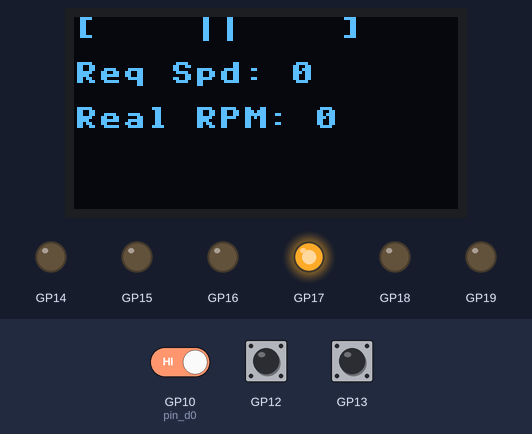
A program run on a simulated Raspberry Pi Pico running MicroPython. Shown: 128×64 one-colour display, output pins drawn as LEDs (lit = HIGH). Inputs (shaded band) come from the test bench; at power-on: GP13 LOW, GP12 LOW, GP10 (pin_d0) HIGH. Library files of the repository ran but are not shown: ssd1306.py; what the program prints to the serial console is not drawn.

Above: at 1.2 s.
1.3 s: GP13 pulled HIGH for 0.15 s
At 1.8 s:
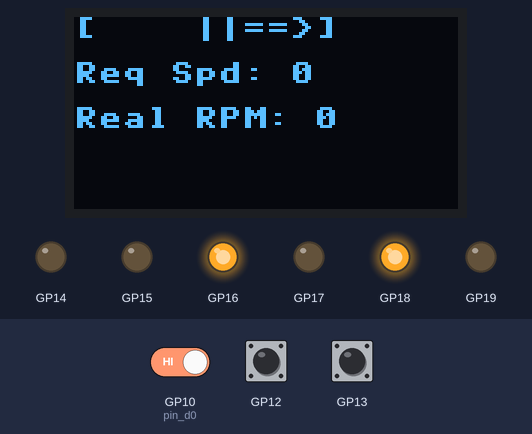
3.8 s: GP12 pulled HIGH for 0.15 s
At 4.6 s:
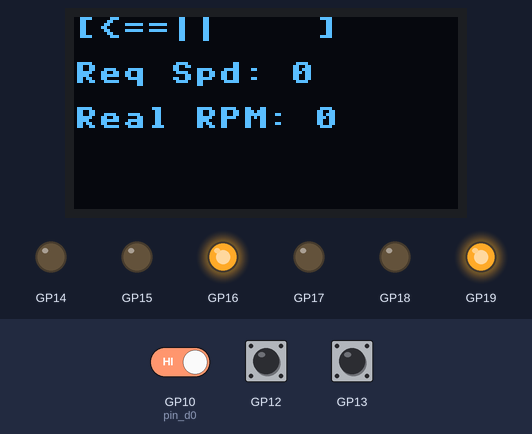
6.2 s: GP13 pulled HIGH for 1 s
At 6.29 s:
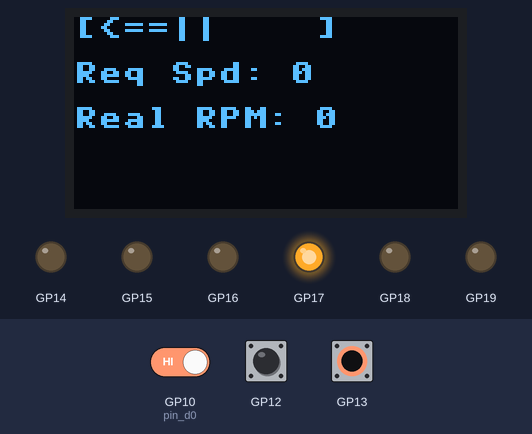
10.2 s: GP13 pulled HIGH for 0.15 s
At 10.32 s:
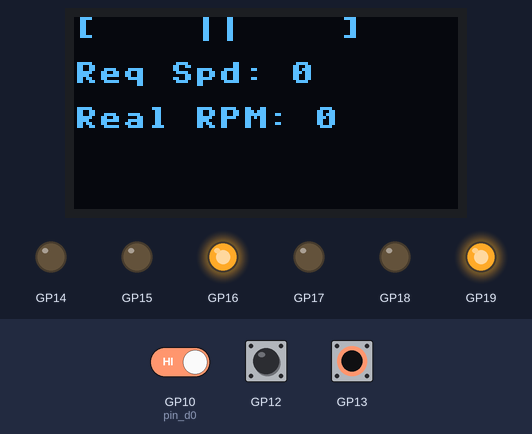
13.3 s: GP10 (pin_d0) driven LOW
At 13.54 s:
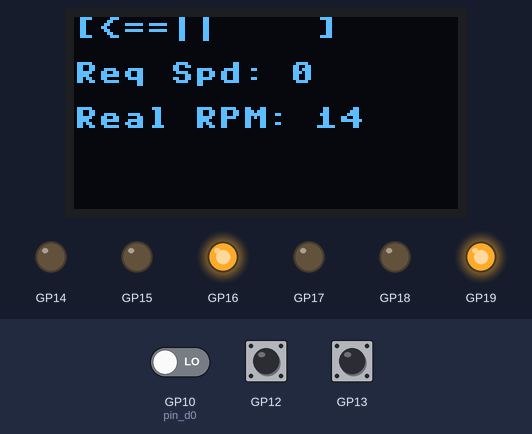
14.9 s: GP12 pulled HIGH for 1 s
At 14.97 s:
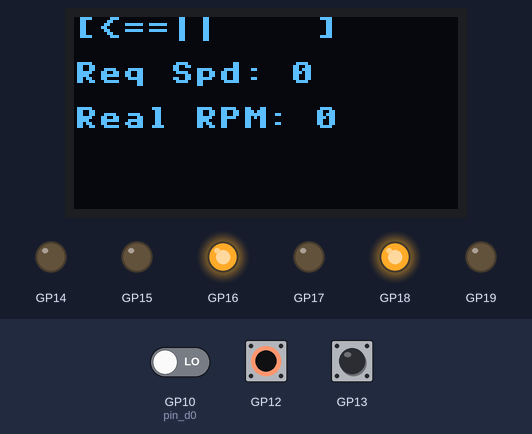
Timing chart, 0 to 17.9 s (numbered marks = the images above; inputs shaded):
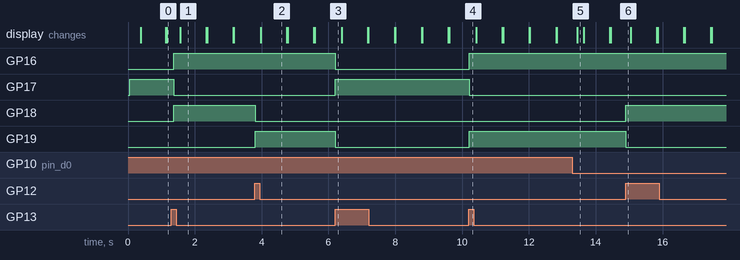

The program:

main.py
```python
# main.py
# This is an example of what a "clean" non-blocking code should look like (a replacement for mode2.py).
# Instead of `time.sleep()`, it uses a non-blocking design utilizing `time.ticks_ms()`.
# This means the main loop runs as fast as possible, and tasks are triggered
# only when a specific time interval has passed. Thus, the system reacts to buttons instantly!

import time
from lib.button import Button
from lib.oled import OLED
from lib.encoder import RotaryEncoder
from lib.lm393 import SpeedSensor
from motor_controller import MotorController, SystemState

# 1. Class for a non-blocking button (Debounce without sleep)
class NonBlockingButton:
    def __init__(self, pin_num, debounce_ms=200):
        self.btn = Button(pin_num)
        self.debounce_ms = debounce_ms
        self.last_pressed_time = 0
        self.last_state = False

    def was_just_pressed(self):
        """Returns True only when the button has just been pressed (debounced)."""
        current_state = self.btn.is_pressed()
        now = time.ticks_ms()

        # Edge detection (change from False to True) and time check
        if current_state and not self.last_state:
            if time.ticks_diff(now, self.last_pressed_time) > self.debounce_ms:
                self.last_pressed_time = now
                self.last_state = current_state
                return True

        self.last_state = current_state
        return False

def main():
    print("Starting V2 - Non-blocking architecture (Mode 2 + Encoder and Sensor)")

    # Initialize peripherals
    oled = OLED(sda_pin=20, scl_pin=21)
    controller = MotorController() # Motor and all LEDs are initialized here

    btn_start = NonBlockingButton(13)
    btn_direction = NonBlockingButton(12)

    encoder = RotaryEncoder(clk_pin=9, dt_pin=8, sw_pin=1)
    sensor = SpeedSensor(pin_d0=10, holes=20)

    # Timers for periodic tasks
    last_display_update = time.ticks_ms()

    # Initial setup
    controller.update_hardware()
    oled.clear()

    try:
        # Main non-blocking loop (similar to void loop() in Arduino)
        while True:
            current_time = time.ticks_ms()

            # --- 1. Input handling (Buttons) ---
            # These functions are evaluated instantly and the program does not freeze!
            if btn_start.was_just_pressed():
                print("START button pressed.")
                controller.toggle_state()

            if btn_direction.was_just_pressed():
                print("DIRECTION button pressed.")
                controller.toggle_direction()

            # --- 2. Reading the encoder and setting speed ---
            # There is no ++ or -- in Python, encoder returns a number.
            speed_val = encoder.get_value()
            controller.set_speed(speed_val)

            # --- 3. Independent updates (e.g. Display and Sensor) ---
            # Display redraws only every 200 ms (5 FPS).
            # Because of this, it doesn't blink and doesn't slow down the rest of the code.
            if time.ticks_diff(current_time, last_display_update) > 200:
                last_display_update = current_time

                rpm = sensor.get_rpm()
                bar = controller.get_progress_bar_text()

                # Writing to the display efficiently - clearing only when necessary,
                # but even calling clear() every 200ms is much better than every millisecond.
                oled.clear()
                oled.print_text(bar, 0, 0)
                oled.print_text(f"Req Spd: {controller.speed}", 0, 15)
                oled.print_text(f"Real RPM: {rpm}", 0, 30)

            # Extra short sleep just so it doesn't consume 100% CPU time and block interrupts
            time.sleep_ms(1)

    except KeyboardInterrupt:
        print("\nProgram safely terminated.")
        # Turn everything off safely upon exit
        controller.state = SystemState.STOPPED
        controller.update_hardware()

if __name__ == "__main__":
    main()
```

button.py
```python
from machine import Pin

class Button:
    def __init__(self, pin_num):
        self.pin = Pin(pin_num, Pin.IN, Pin.PULL_DOWN)

    def is_pressed(self):
        return self.pin.value() == 1
```

oled.py
```python
from machine import Pin, I2C
import ssd1306

class OLED:
    def __init__(self, i2c_num=0, sda_pin=0, scl_pin=1, width=128, height=64):
        self.width = width
        self.height = height
        self.i2c = I2C(i2c_num, sda=Pin(sda_pin), scl=Pin(scl_pin), freq=400000)
        self.display = ssd1306.SSD1306_I2C(self.width, self.height, self.i2c)
        self.clear()

    def clear(self):
        self.display.fill(0)
        self.display.show()

    def print_text(self, text, x=0, y=0):
        self.display.text(str(text), x, y)
        self.display.show()

    def draw_pixel(self, x, y, color=1):
        self.display.pixel(x, y, color)
        self.display.show()

    def draw_line(self, x1, y1, x2, y2, color=1):
        self.display.line(x1, y1, x2, y2, color)
        self.display.show()

    def draw_rect(self, x, y, w, h, color=1, filled=False):
        if filled:
            self.display.fill_rect(x, y, w, h, color)
        else:
            self.display.rect(x, y, w, h, color)
        self.display.show()
```

encoder.py
```python
from machine import Pin

class RotaryEncoder:
    def __init__(self, clk_pin, dt_pin, sw_pin):
        self.clk = Pin(clk_pin, Pin.IN, Pin.PULL_UP)
        self.dt = Pin(dt_pin, Pin.IN, Pin.PULL_UP)
        self.sw = Pin(sw_pin, Pin.IN, Pin.PULL_UP)

        self.value = 0
        self.last_clk = self.clk.value()

        self.clk.irq(trigger=Pin.IRQ_FALLING | Pin.IRQ_RISING, handler=self._update)

    def _update(self, pin):
        clk_val = self.clk.value()
        if clk_val != self.last_clk:
            if self.dt.value() != clk_val:
                self.value += 1
            else:
                self.value -= 1
        self.last_clk = clk_val

    def get_value(self):
        return self.value

    def reset(self):
        self.value = 0

    def is_pressed(self):
        return self.sw.value() == 0
```

lm393.py
```python
from machine import Pin
import time

class SpeedSensor:
    def __init__(self, pin_d0, holes=20):
        self.sensor_pin = Pin(pin_d0, Pin.IN)
        self.holes = holes
        self.pulses = 0
        self.last_time = time.ticks_ms()
        self.last_pulses = 0
        self.sensor_pin.irq(trigger=Pin.IRQ_FALLING, handler=self._count_pulse)

    def _count_pulse(self, pin):
        self.pulses += 1

    def get_pulses(self):
        return self.pulses

    def reset(self):
        self.pulses = 0

    def get_rpm(self):
        current_time = time.ticks_ms()
        dt_ms = time.ticks_diff(current_time, self.last_time)

        if dt_ms == 0:
            return 0

        dpulses = self.pulses - self.last_pulses
        revolutions = dpulses / self.holes
        minutes = dt_ms / 60000.0

        rpm = revolutions / minutes

        self.last_time = current_time
        self.last_pulses = self.pulses

        return int(rpm)
```

motor_controller.py
```python
# motor_controller.py
# This class solves the "DRY" (Don't Repeat Yourself) problem and removes
# the need for global variables (motorState, motorDirection).
# All logic related to hardware (motor, LEDs) is neatly encapsulated in one place.

from lib.drv8833 import DRV8833
from lib.led import LED

class SystemState:
    STOPPED = 0
    RUNNING = 1

class MotorController:
    def __init__(self, pin_in1=14, pin_in2=15, p_led_g=16, p_led_r=17, p_led_l=18, p_led_right=19):
        self.motor = DRV8833(pin_in1=pin_in1, pin_in2=pin_in2)

        self.led_green = LED(p_led_g)
        self.led_red = LED(p_led_r)
        self.led_left = LED(p_led_l)
        self.led_right = LED(p_led_right)

        # Encapsulated internal state (replaces original global variables)
        self.state = SystemState.STOPPED
        self.forward_direction = True
        self.speed = 70

        self.update_hardware()

    def toggle_state(self):
        """Toggles between STOP and RUNNING and immediately updates the hardware."""
        if self.state == SystemState.STOPPED:
            self.state = SystemState.RUNNING
        else:
            self.state = SystemState.STOPPED
        self.update_hardware()

    def toggle_direction(self):
        """Changes the direction and updates the hardware."""
        self.forward_direction = not self.forward_direction
        self.update_hardware()

    def set_speed(self, speed):
        """Sets the speed (0-100)."""
        # Clamp values
        self.speed = max(0, min(100, speed))

        # If we are currently running, apply the speed change immediately
        if self.state == SystemState.RUNNING:
            self.update_hardware()

    def update_hardware(self):
        """
        This method is the only place where LEDs and motor are physically turned on/off.
        It removes the duplicate code that was in the original `motorForward`, `motorBackward` and `motorStop`.
        """
        if self.state == SystemState.STOPPED:
            self.motor.stop()
            self.led_red.on()
            self.led_green.off()
            self.led_left.off()
            self.led_right.off()
        else:
            self.led_red.off()
            self.led_green.on()
            if self.forward_direction:
                self.motor.forward(self.speed)
                self.led_left.on()
                self.led_right.off()
            else:
                self.motor.backward(self.speed)
                self.led_left.off()
                self.led_right.on()

    def get_progress_bar_text(self):
        """Returns the text representation of the state for the display."""
        if self.state == SystemState.RUNNING:
            return "[    ||==>]" if self.forward_direction else "[<==||    ]"
        return "[    ||    ]"
```

drv8833.py
```python
from machine import Pin, PWM

class DRV8833:
    def __init__(self, pin_in1, pin_in2):
        self.pwm1 = PWM(Pin(pin_in1, Pin.OUT))
        self.pwm2 = PWM(Pin(pin_in2, Pin.OUT))
        self.pwm1.freq(1000)
        self.pwm2.freq(1000)
        self.stop()

    def _calculate_speed(self, speed):
        if speed < 0:
            speed = 0
        if speed > 100:
            speed = 100
        return int((speed / 100.0) * 65535)

    def forward(self, speed):
        pwm_val = self._calculate_speed(speed)
        self.pwm1.duty_u16(pwm_val)
        self.pwm2.duty_u16(0)

    def backward(self, speed):
        pwm_val = self._calculate_speed(speed)
        self.pwm1.duty_u16(0)
        self.pwm2.duty_u16(pwm_val)

    def stop(self):
        self.pwm1.duty_u16(0)
        self.pwm2.duty_u16(0)
```

led.py
```python
from machine import Pin, PWM

class LED:
    def __init__(self, pin_num):
        self.pin = Pin(pin_num, Pin.OUT)
        self.off()

    def on(self):
        self.pin.value(1)

    def off(self):
        self.pin.value(0)

    def toggle(self):
        self.pin.toggle()

class DimmableLED:
    def __init__(self, pin_num, freq=1000):
        self.pwm = PWM(Pin(pin_num, Pin.OUT))
        self.pwm.freq(freq)
        self.off()

    def set_brightness(self, percentage):
        if percentage < 0:
            percentage = 0
        if percentage > 100:
            percentage = 100
        self.pwm.duty_u16(int((percentage / 100.0) * 65535))

    def on(self):
        self.set_brightness(100)

    def off(self):
        self.set_brightness(0)
```

Measured:
- after the input at 1.3 s, GP16, GP18: LOW → HIGH after 0.06 s; GP17: HIGH → LOW after 0.06 s; the display: changes after 0.26 s (image 1)
- after the input at 3.8 s, GP18: HIGH → LOW at once; GP19: LOW → HIGH at once; the display: changes after 0.18 s (image 2)
- after the input at 6.2 s, GP16, GP19: HIGH → LOW at once; GP17: LOW → HIGH at once
- after the input at 10.2 s, GP16, GP19: LOW → HIGH at once; GP17: HIGH → LOW at once
- after the input at 13.3 s, the display: changes after 0.14 s (image 5)
- after the input at 14.9 s, GP18: LOW → HIGH at once; GP19: HIGH → LOW at once
- what the display in image 1 shows lasts 0.7 s, from 1.6 s to 2.3 s
